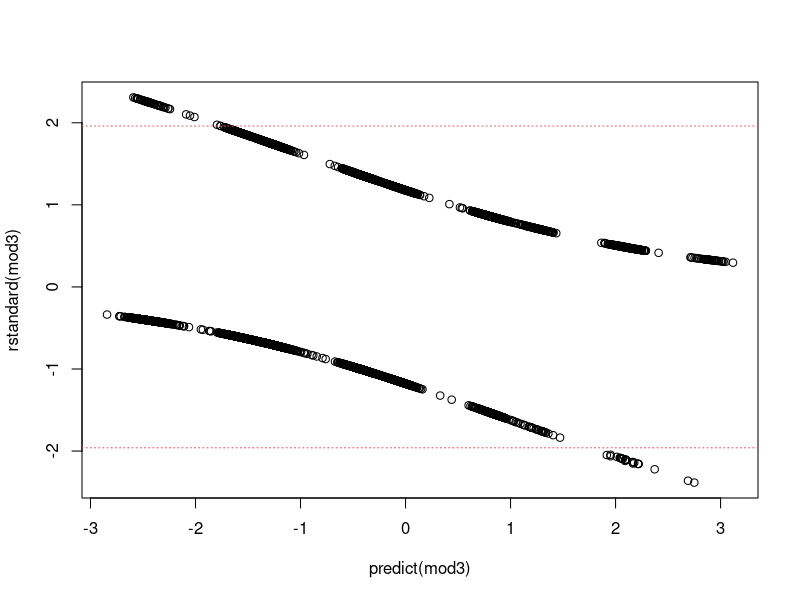
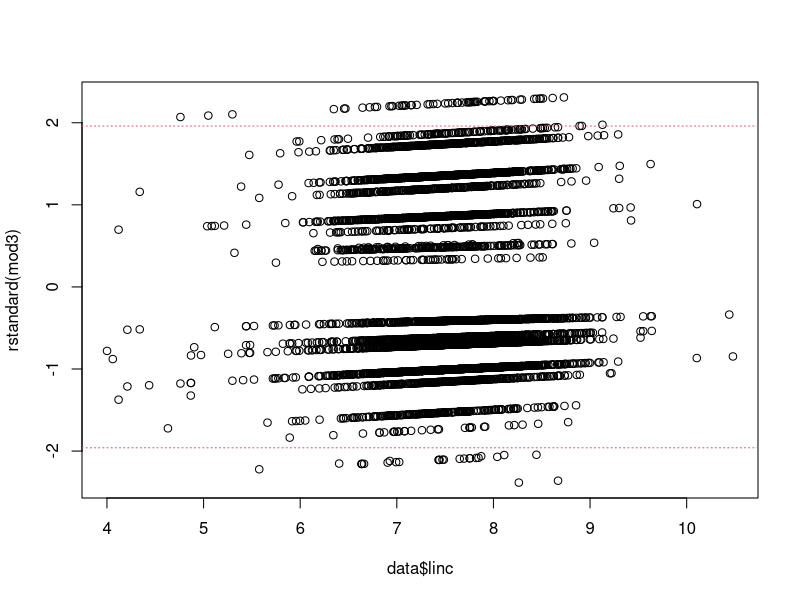
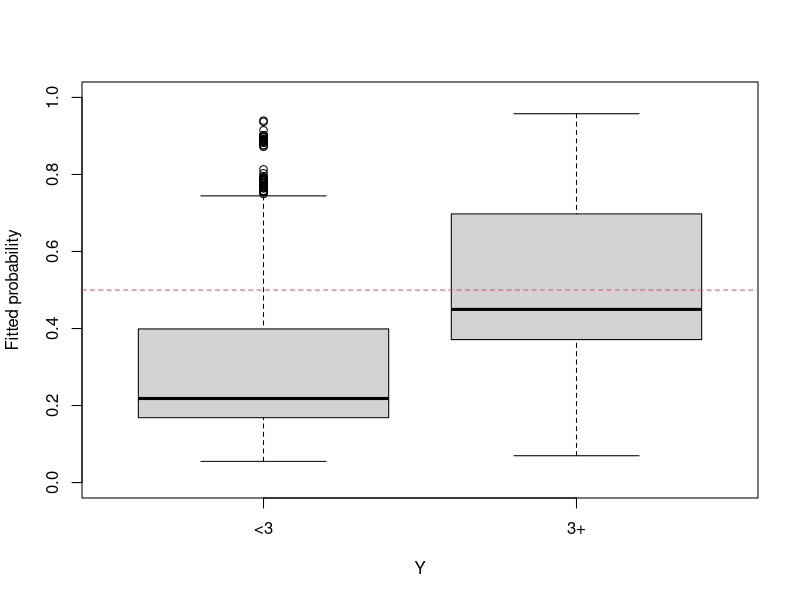
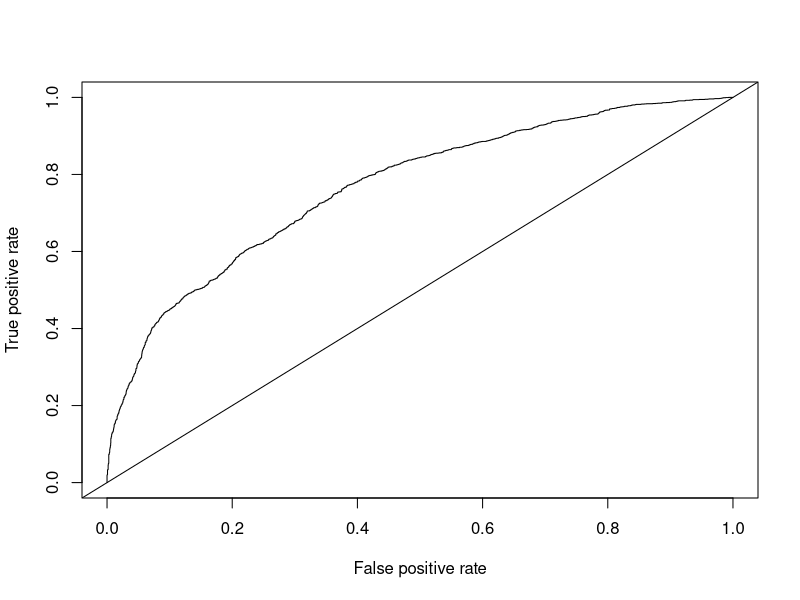
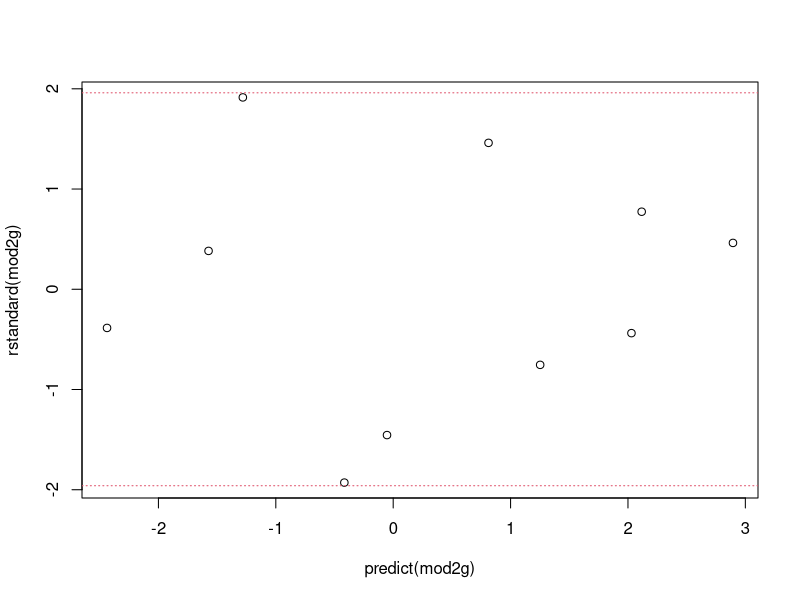
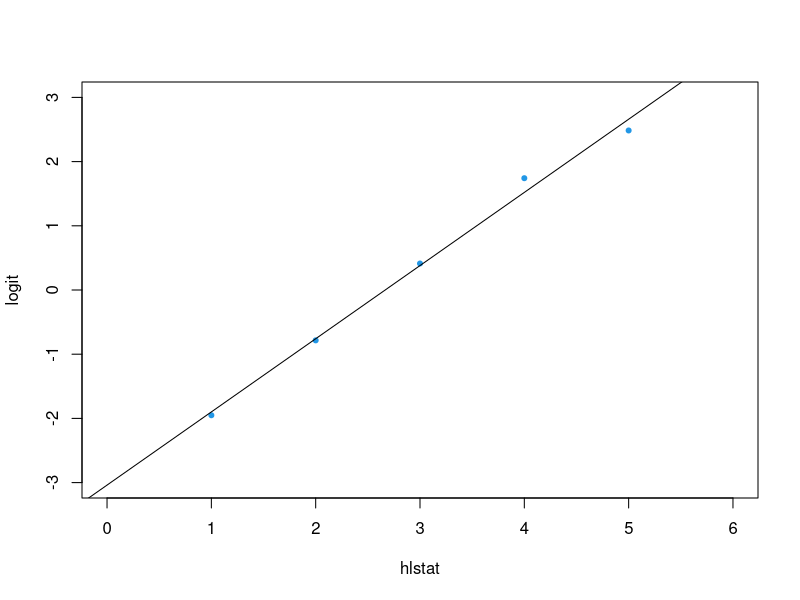
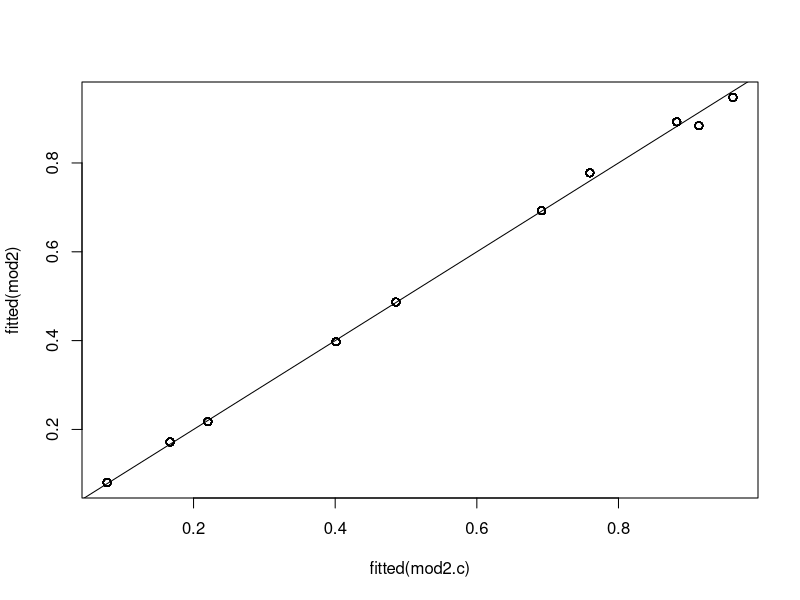

Write R code to recreate these figures, in order.
#############################################################
#
#           STAT6090:GENERALISED LINEAR MODELS
#                   COMPUTER WORKSHOP 2
#                          2021/22
#
#############################################################

########################################################
########################################################
# 1. BINARY LOGISTIC REGRESSION 
########################################################
########################################################

setwd("...")
data=read.table("logistic.dat",header=T,
                colClasses = c(rep("factor",3),"numeric"))
###colClasses indicates the type of the variable

levels(data$hgsex)<- c("Male", "Female")
levels(data$hlstat)<- c("Excellent", "Good", "Average", "Poor", "Very Poor")
levels(data$vs2gp)<- c("<3", "3+")
head(data)

########################################################
#Fitting of a binary logistic regression in R
########################################################

mod0 <- glm(vs2gp~1, family="binomial", data=data)
summary(mod0)

#fitted probabilities for all individuals
fitted(mod0)
#or given that it only contains an intercept
predict(mod0, newdata=data.frame(1), type="response")

mod1 <- glm(vs2gp~hgsex, family="binomial", data=data)
summary(mod1)

########################################################
#Adding explanatory variables
########################################################

mod2 <- glm(vs2gp~hgsex+hlstat, family="binomial", data=data)
summary(mod2)

anova(mod1,mod2, test = "LRT")

#to obtain all fitted probabilities
#new dataset with all possible covariate patterns
newdata <- expand.grid(levels(data$hlstat),levels(data$hgsex)) 
colnames(newdata) <- c("hlstat","hgsex")
newdata$prob <- predict(mod2,newdata, type = "response")
newdata

mod3 <- glm(vs2gp~hgsex+hlstat+linc, family="binomial", data=data)
summary(mod3)
anova(mod2, mod3, test="LRT")

########################################################
#Diagnostics and summary of predictive power
########################################################

######fitted values 

fitted(mod3) ####fitted probabilities
head(fitted(mod3)) #only first 6 observations

head(predict(mod3, type="response")) ####fitted probabilities first 6 individuals
head(predict(mod3, type="link")) ####fitted logit scale first 6 individuals

######residuals

r.stand <- rstandard(mod3) ####standardized residuals
r.pearson <- residuals(mod3,type=c("pearson"))
r.deviance <- residuals(mod3,type=c("deviance"))

plot(predict(mod3),rstandard(mod3)) ###standardised residuals vs fitted values
abline(h=-1.96, lty=3, col=2)
abline(h=1.96, lty=3, col=2)

plot(data$linc,rstandard(mod3)) ###standardised residuals vs covariates
abline(h=-1.96, lty=3, col=2)
abline(h=1.96, lty=3, col=2)

######predictive power

library(pscl)

#R2 measures
pR2(mod3)
# McFadden
1-logLik(mod3)/logLik(mod0) 
###cox-snell (r2ML)
n<- nrow(data)
r2ML <- 1-exp(logLik(mod0)*(2/n)-logLik(mod3)*(2/n)) 
r2ML
###nagelkerke(r2CU)
r2CU <- r2ML*(1/(1-exp(logLik(mod0)*(2/n)))) 
r2CU

#Classification tables
YhatP <- fitted(mod3)
boxplot(YhatP~data$vs2gp, ylab="Fitted probability", xlab="Y",
        ylim=c(0,1))
abline(h=0.5, lty=2, col=2)

########### Classification table using 0.5 as cut-off
c=0.5
Yfac<- cut(YhatP,breaks=c(0,c,1),labels=c(0,1))
aa<-as.matrix(table(Yfac,data$vs2gp))
(aa[1,1]+aa[2,2])/sum(aa) #proportion of correct classification
aa[2,2]/sum(aa[,2]) #sensitivity for c=0.5
aa[1,1]/sum(aa[,1]) #specificity for c=0.5

########### ROC curve
#install.packages("ROCR") #if not installed, run this first
library(ROCR)
pred <- data.frame(data$vs2gp,YhatP)
pred <- pred[order(data$vs2gp),]
colnames(pred) <- c("vs2gp", "YhatP")
pred <- prediction(pred$YhatP,as.numeric(pred$vs2gp))
perf<- performance(pred,"tpr", "fpr")
plot(perf); abline(0,1)
performance(pred,"auc")@y.values #area under the curve

########################################################
########################################################
# 2. MULTINOMIAL REGRESSION 
########################################################
########################################################

library(VGAM)

########################################################
#Fitting of a multinomial regression in R
########################################################

#empty model
mult0<-vglm(hlstat~1,family=multinomial(refLevel = 1), data=data)
summary(mult0)

#notice the presence of Hauck-Donner effect
#predicted odds under this model
exp(predict(mult0,data.frame(1)))
#observed proportions in each category
prop.table(table(data$hlstat))

#model including sex
mult<-vglm(hlstat~hgsex,family=multinomial(refLevel = 1), data=data)
summary(mult)

#predicted odds ratios
exp(coefficients(mult))

#predicted probabilities
newdata <- expand.grid(levels(data$hgsex)) #new dataset with all possible covariate patterns
colnames(newdata) <- c("hgsex")
cbind(newdata, predict(mult,newdata, type = "response"))

#LRT
mult.linc<-vglm(hlstat~hgsex+linc,family=multinomial(refLevel = 1),
                data=data)
summary(mult.linc)

anova(mult, mult.linc, type=1)

########################################################
########################################################
# 3. ORDINAL RESPONSES: CUMULATIVE LOGIT MODEL 
########################################################
########################################################

ord<-vglm(as.ordered(hlstat)~hgsex, family=cumulative(parallel = T), 
            data=data)
summary(ord)

#predicted cumulative odds ratios
exp(coefficients(ord))

#predicted probabilities
newdata <- expand.grid(levels(data$hgsex)) #new dataset with all possible covariate patterns
colnames(newdata) <- c("hgsex")
cbind(newdata, predict(ord,newdata, type = "response"))

#model without proportional odds assumption
ord.np<-vglm(as.ordered(hlstat)~hgsex,family=cumulative(parallel = F), 
             data=data)
summary(ord.np)

anova(ord, ord.np, type=1)

#check deviances
summary(ord.np)
summary(mult)

#predicted probabilities:
#cumulative logit without proportional odds assumption
cbind(newdata, predict(ord.np,newdata,type="r"))
#multinomial model
cbind(newdata,predict(mult,newdata,type="response"))

########################################################
########################################################
# 4. ADDITIONAL EXERCISES 
########################################################
########################################################

###############################
#4.1.1 Grouped data
###############################

#model ungrouped data
mod2 <- glm(vs2gp~hgsex+hlstat, family="binomial", data=data)
summary(mod2)

#model grouped data
data.group <- aggregate(vs2gp~hgsex+hlstat, data=data, 
                        FUN = function(x) c(succ = length(x[x=="3+"]), n= length(x)))
data.group <- data.frame(data.group[,1:2], n=data.group$vs2gp[,2], 
                         p = data.group$vs2gp[,1]/data.group$vs2gp[,2] )
mod2g <- glm(p~hgsex+hlstat, data=data.group, family="binomial", weights=n)

#compare the outputs
summary(mod2)
summary(mod2g)

#predicted values
newdatag <- expand.grid(levels(data$hlstat),levels(data$hgsex)) 
colnames(newdatag) <- c("hlstat","hgsex")
newdatag$prob.ug <- predict(mod2,newdatag, type = "response")
newdatag$prob.g <- predict(mod2g,newdatag, type = "response")
newdatag

#standardised residuals vs fitted values
plot(predict(mod2g),rstandard(mod2g))
abline(h=-1.96, lty=3, col=2)
abline(h=1.96, lty=3, col=2)


########################################
#4.1.2 hlstat as a continuous predictor
########################################

#verifying the linearity of the relationship
tab <- prop.table(table(data$hlstat,data$vs2gp),1)
obs.logit <- log(tab[,2]/tab[,1])
plot(obs.logit, xlab="hlstat", ylab="logit", col=4, pch=20,
        xlim=c(0,6), ylim=c(-3,3) )
abline(lm(obs.logit~seq(1:5)))

#fitting the model with hlstat as continuous
mod2.c <- glm(vs2gp ~ hgsex + as.numeric(hlstat), family="binomial", 
              data=data)
summary(mod2.c)
summary(mod2)
plot(fitted(mod2.c), fitted(mod2))
abline(0,1)

#fitted probabilities
newdata <- expand.grid(levels(data$hlstat),levels(data$hgsex)) 
colnames(newdata) <- c("hlstat","hgsex")
newdata$prob.cat <- predict(mod2,newdata, type = "response")
newdata$prob.cont <- predict(mod2.c,newdata, type = "response")
newdata

########################################
#4.1.3 Probit regression with R 
########################################

####Binary Logistic regression model	
mod_logistic <- glm(vs2gp~ hgsex, family=binomial, data=data)
mod_logistic

####Probit regression model	
mod_probit <- glm(vs2gp~ hgsex, family=binomial(link="probit"), 
                  data=data)
mod_probit

####fitted probabilities
newdata <- expand.grid(levels(data$hgsex)) 
colnames(newdata) <- c("hgsex")
pr_logit <- predict(mod_logistic,newdata,type="response")
pr_probit <- predict(mod_probit,newdata,type="response")
cbind(hgsex=c(0,1),pr_probit,pr_logit)

###############################################
#4.2.1 More on the proportional odds assumption 
###############################################

#with paralell assumption for linc
ord2<-vglm(as.ordered(hlstat) ~ hgsex+linc, 
           family=cumulative(parallel = T), data=data)
summary(ord2)


#without paralell assumption for linc
ord3 <- vglm(as.ordered(hlstat) ~ hgsex+linc, 
             family=cumulative(parallel = F~hgsex), data=data)
summary(ord3)

anova(ord2, ord3, type=1)
